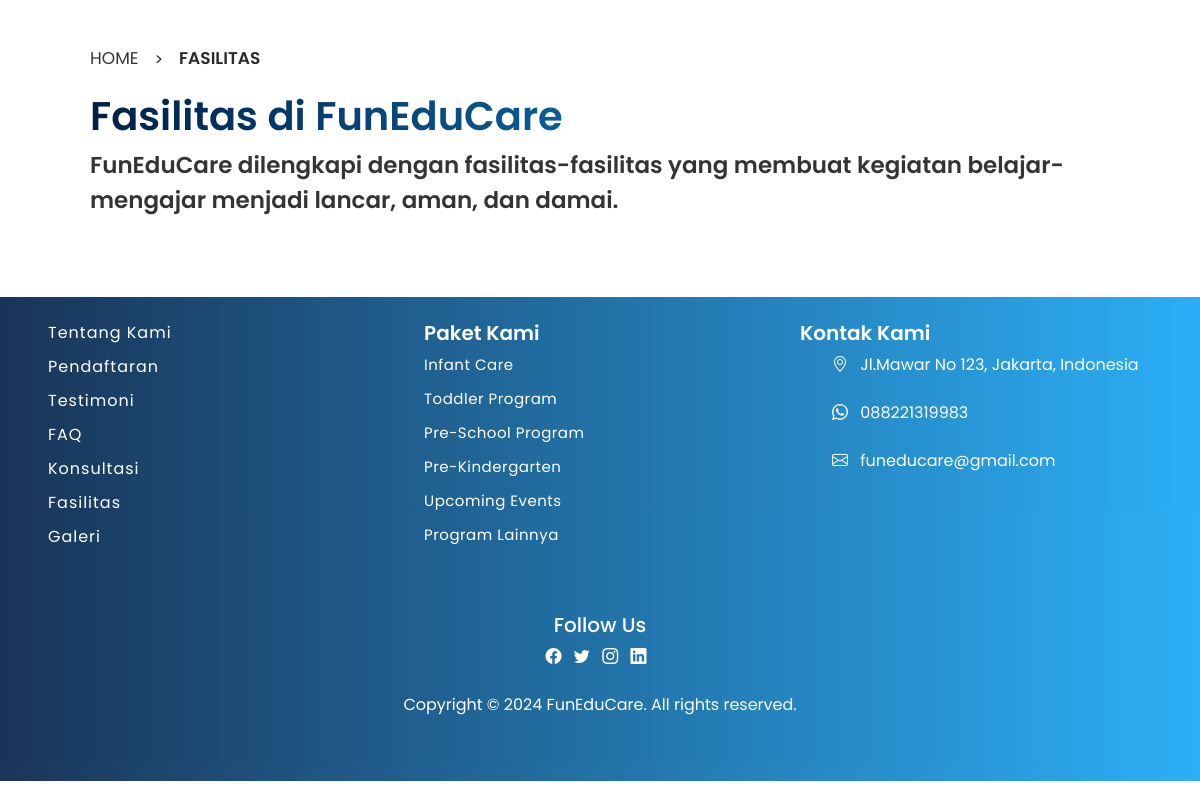
Page /fasilitas/ on the earlier database version.
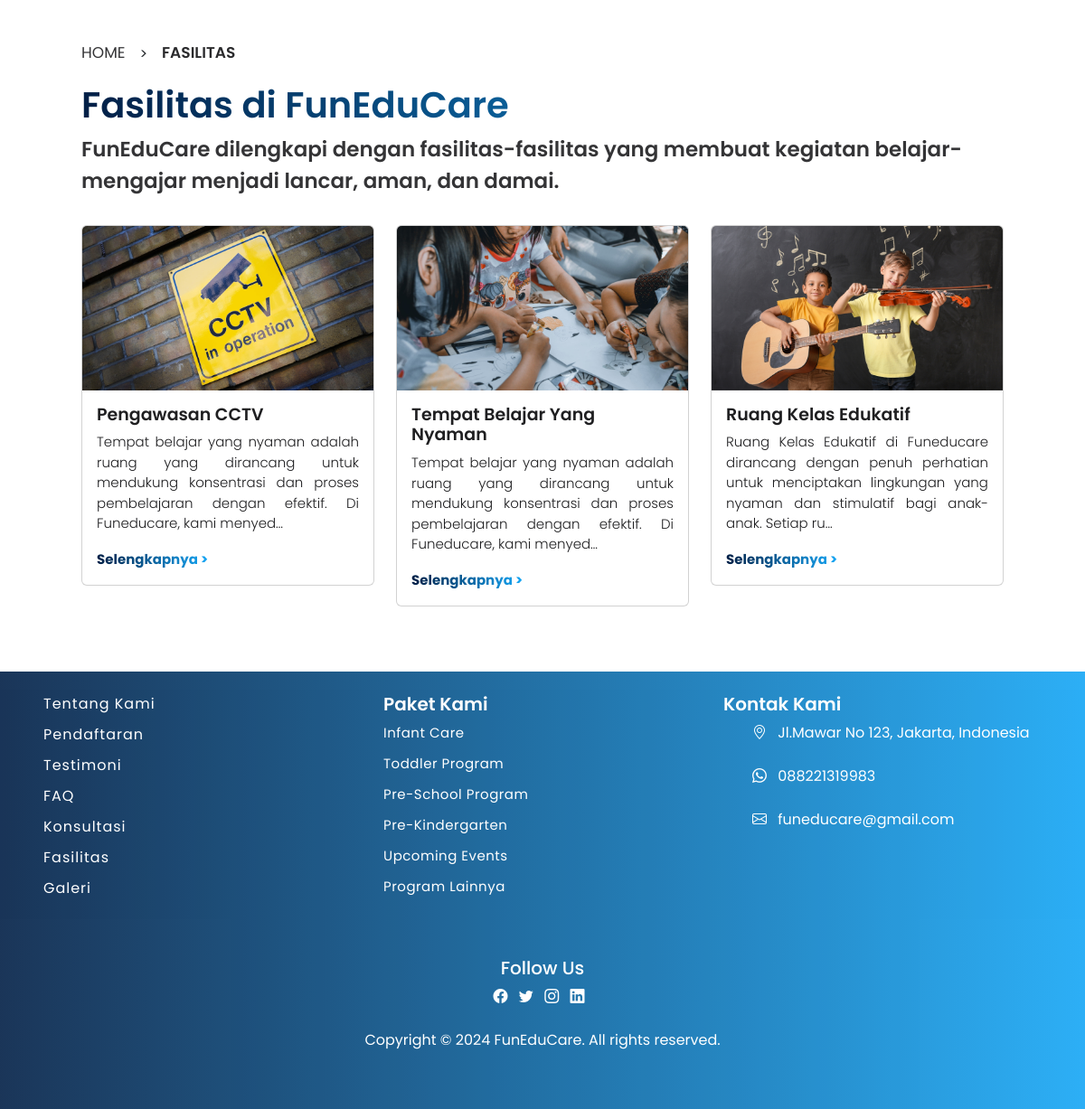
Same page on the later database version.
### home/models.py (models this page shows, shortened)
class Fasilitas(models.Model):
    judul = models.CharField(max_length=100)
    deskripsi = models.TextField()
    foto = models.FileField(upload_to='fasilitas/')

### home/views.py (the view)
# urls.py: path('fasilitas/', views.fasilitas, name='fasilitas'),
def fasilitas(request):
    all_fasilitas = Fasilitas.objects.all()
    return render(request, 'fasilitas.html', {'all':all_fasilitas})

### home/templates/fasilitas.html (shortened to what this page needs)
<!DOCTYPE html>
{% extends 'base/base_all.html' %}
{% load static %}
{% load custom_filters %} {% load static %}
{% block head_title %} funeducare-fasilitas{% endblock head_title %}{% block extra_css %}
<link rel="stylesheet" href="{% static 'css/fasilitases-style.css' %}" />
{% endblock %} {% block body_block %}
<section class="container">
    <div class="col-12 p-5">
        <div class="head-content d-flex flex-row col-8">
            <a href="{% url 'home:home' %}">
                <h5>HOME</h5>
            </a>
            <span class="me-3 ms-3"> > </span>
            <h4>FASILITAS</h4>
        </div>
        <div class="title-content col-12 mt-3 mb-3 d-flex flex-column">
            <h1>Fasilitas di FunEduCare</h1>
            <p>FunEduCare dilengkapi dengan fasilitas-fasilitas yang
                membuat kegiatan belajar-mengajar menjadi lancar,
                aman, dan damai.</p>
        </div>
        <div class="row">
            {% for item in all %}
            <div class="col-12 col-md-4 mb-4">
                <div class="card" style="width: 100%;">
                    <img class="card-img-top" src="{{ item.foto.url }}" alt="{{ item.judul }}">
                    <div class="card-body">
                        <h5 class="card-title">{{ item.judul }}</h5>
                        <p class="card-text">{{ item.deskripsi|truncatechars:150 }}</p>
                        <a href="{% url 'home:detail' item.id %}">Selengkapnya ></a>
                    </div>
                </div>
            </div>
            {% endfor %}
        </div>
    </div>
</section>
{% endblock %}

### templates/base/base_all.html (shortened to what this page needs)
<!DOCTYPE html>
{% load static %}
<html>
  <head>
    {% block extra_css %} {% endblock %}
    <link
      href="https://cdn.jsdelivr.net/npm/bootstrap@5.3.3/dist/css/bootstrap.min.css"
      rel="stylesheet"
    />
    <link
      href="https://cdn.jsdelivr.net/npm/bootstrap@5.3.0-alpha3/dist/css/bootstrap.min.css"
      rel="stylesheet"
    />
    <link
      href="https://cdnjs.cloudflare.com/ajax/libs/font-awesome/6.0.0-beta3/css/all.min.css"
      rel="stylesheet"
    />
    <link
      href="https://cdn.jsdelivr.net/npm/bootstrap-icons/font/bootstrap-icons.css"
      rel="stylesheet"
    />
  </head>
  <body>
    <main>{% block body_block %} {% endblock %}</main>
    <footer class="container-footer footer">
      <div class="pt-4 p-5">
        <div class="row">
          <div class="col-md-4">
            <ul class="list1">
              <li>
                <a href="{% url 'aboutus:aboutus' %}#siapakami">Tentang Kami</a>
              </li>
              <li><a href="{% url 'programs:programs' %}">Pendaftaran</a></li>
              <li>
                <a href="{% url 'home:home' %}#testimonialCarousel"
                  >Testimoni</a
                >
              </li>
              <li><a href="{% url 'contactus:contactus' %}#faqq">FAQ</a></li>
              <li>
                <a href="{% url 'contactus:contactus' %}#konsultasi"
                  >Konsultasi</a
                >
              </li>
              <li><a href="{% url 'home:home' %}#fasilitas">Fasilitas</a></li>
              <li><a href="{% url 'aboutus:aboutus' %}#galeri">Galeri</a></li>
            </ul>
          </div>
          <div class="col-md-4">
            <h4>Paket Kami</h4>
            <ul class="list2">
              <li>
                <a href="{% url 'programs:programs' %}#service">Infant Care</a>
              </li>
              <li>
                <a href="{% url 'programs:programs' %}#service"
                  >Toddler Program</a
                >
              </li>
              <li>
                <a href="{% url 'programs:programs' %}#service"
                  >Pre-School Program</a
                >
              </li>
              <li>
                <a href="{% url 'programs:programs' %}#service"
                  >Pre-Kindergarten</a
                >
              </li>
              <li>
                <a href="{% url 'programs:programs' %}#service"
                  >Upcoming Events</a
                >
              </li>
              <li>
                <a href="{% url 'programs:programs' %}#service"
                  >Program Lainnya</a
                >
              </li>
            </ul>
          </div>
          <div class="col-md-4">
            <h4>Kontak Kami</h4>
            <ul class="list4">
              <li>
                <i class="bi bi-geo-alt me-2"></i>
                Jl.Mawar No 123, Jakarta, Indonesia
              </li>
              <br />
              <li>
                <i class="bi bi-whatsapp me-2"></i>
                088221319983
              </li>
              <br />
              <li>
                <i class="bi bi-envelope me-2"></i>
                funeducare@gmail.com
              </li>
            </ul>
          </div>
          <div class="d-flex justify-content-center mt-5">
            <div class="col-md-4 text-center">
              <h5 class="follow">Follow Us</h5>
              <a
                href="https://www.facebook.com/ruanggurucom/"
                class="text-white me-2"
                ><i class="bi bi-facebook"></i
              ></a>
              <a href="https://x.com/ruangguru/" class="text-white me-2"
                ><i class="bi bi-twitter"></i
              ></a>
              <a
                href="https://www.instagram.com/ruangguru/"
                class="text-white me-2"
                ><i class="bi bi-instagram"></i
              ></a>
              <a
                href="https://www.linkedin.com/company/ruangguru-com?referralCookiesId=23cf3dc9-bba5-43d3-ba10-a086684aef0e"
                class="text-white me-2"
                ><i class="bi bi-linkedin"></i
              ></a>
            </div>
          </div>
        </div>
        <div class="copyright text-center mt-4">
          <p>Copyright &copy; 2024 FunEduCare. All rights reserved.</p>
        </div>
      </div>
    </footer>
  </body>
</html>

### static/css/fasilitases-style.css (style rules this page uses)
* { padding: 0; margin: 0; box-sizing: border-box; font-family: "Poppins", sans-serif; scroll-behavior: smooth; text-decoration: none; list-style: none; }
:root { --bg-color: #fff; --text-color1: #1f1f21; --text-color2: #fff; --main-color: #15a6f5; --bg-opacity: #fffefa; --big-font: 3rem; --title-font: 40px; --p-font: 1rem; }
body { background: var(--bg-color); }
.head-content a { text-decoration: none; }
.head-content h4 { font-size: 17px; font-weight: 600; color: var(--text-color1); opacity: 95%; }
.head-content h5 { font-size: 17px; font-weight: 400; color: var(--text-color1); opacity: 90%; }
.title-content h1 { font-size: 40px; font-weight: 600; background: linear-gradient(to right, #011f46, var(--main-color)); background-clip: text; -webkit-text-fill-color: transparent; }
.title-content p { font-size: 23px; font-weight: 600; color: var(--text-color1); opacity: 90%; }
.card h5 { font-size: 19px; font-weight: 600; color: var(--text-color1); }
.card p { font-size: 15px; text-align: justify; font-weight: 300; color: var(--text-color1); }
.card a { text-decoration: none; font-size: 15px; background: linear-gradient(to right, #011f46, var(--main-color)); background-clip: text; -webkit-text-fill-color: transparent; font-weight: 700; }
.list1, .footer-links, .list2 { list-style-type: none; padding-left: 0; }
.list1 li, .footer-links li, .list2 li { margin-bottom: 10px; }
.list1 a { color: var(--text-color2); text-decoration: none; letter-spacing: 1px; font-size: 16px; }
.list2 a { color: var(--text-color2); text-decoration: none; letter-spacing: 0.5px; font-size: 15px; }
.footer h4 { color: var(--text-color2); font-weight: 600; font-size: 20px; }
.footer { background: linear-gradient(to right, #011f46, var(--main-color)); opacity: 0.9; }
.list4, .follow, .copyright { color: var(--text-color2); }

Differences in the rows shown:
added Fasilitas: foto (picture), judul "Pengawasan CCTV", deskripsi "Tempat belajar yang nyaman adalah ruang yang dirancang untuk mendukung konsentrasi dan proses pembelajaran dengan efektif. Di Funeducare, kami menyed…"
added Fasilitas: foto (picture), judul "Tempat Belajar Yang Nyaman", deskripsi "Tempat belajar yang nyaman adalah ruang yang dirancang untuk mendukung konsentrasi dan proses pembelajaran dengan efektif. Di Funeducare, kami menyed…"
added Fasilitas: foto (picture), judul "Ruang Kelas Edukatif", deskripsi "Ruang Kelas Edukatif di Funeducare dirancang dengan penuh perhatian untuk menciptakan lingkungan yang nyaman dan stimulatif bagi anak-anak. Setiap ru…"
